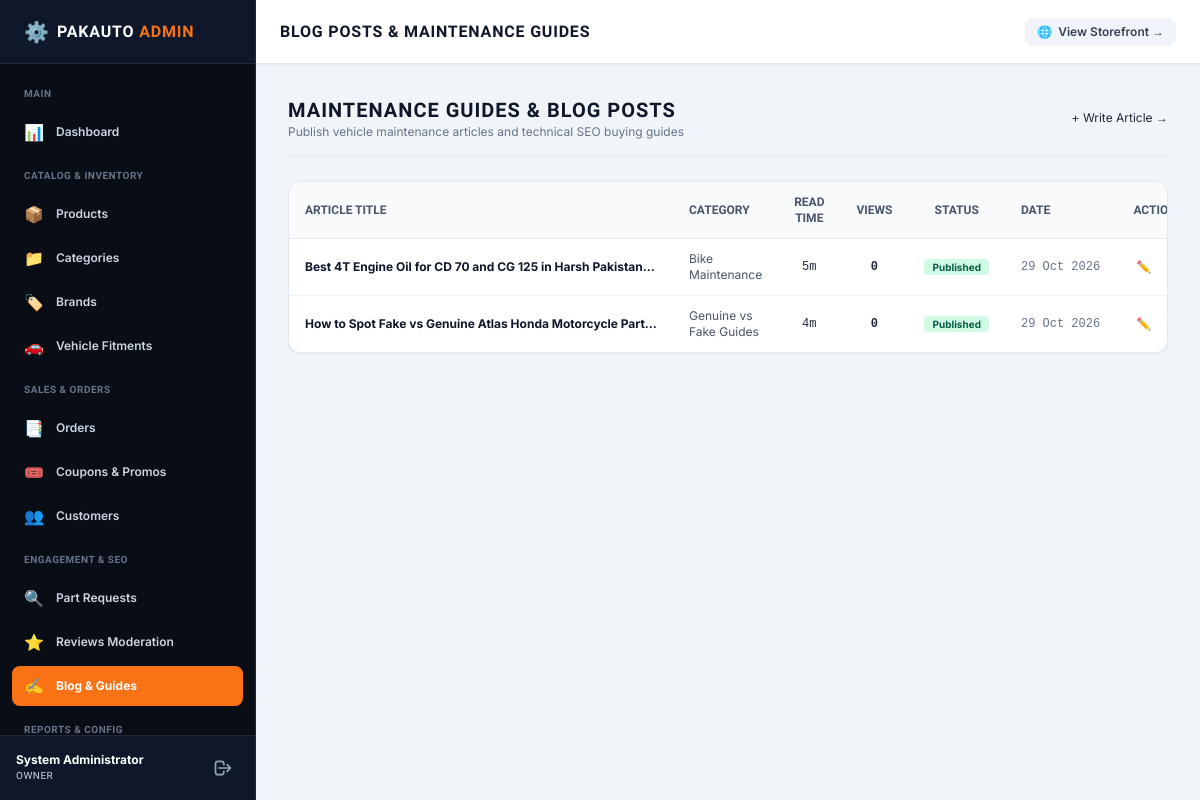
Screenshot of /admin/blog (signed in) with the database file from the repository.
### tables this page shows
CREATE TABLE `users` (
  `id` INT UNSIGNED AUTO_INCREMENT PRIMARY KEY,
  `name` VARCHAR(100) NOT NULL,
  `email` VARCHAR(150) NOT NULL UNIQUE,
  `password_hash` VARCHAR(255) NOT NULL,
  `role` ENUM('owner', 'manager', 'staff') NOT NULL DEFAULT 'staff',
  `failed_logins` TINYINT UNSIGNED NOT NULL DEFAULT 0,
  `lockout_until` DATETIME NULL,
  `created_at` DATETIME NOT NULL DEFAULT CURRENT_TIMESTAMP,
  `updated_at` DATETIME NOT NULL DEFAULT CURRENT_TIMESTAMP ON UPDATE CURRENT_TIMESTAMP,
  INDEX `idx_users_role` (`role`)
);

CREATE TABLE `blog_posts` (
  `id` INT UNSIGNED AUTO_INCREMENT PRIMARY KEY,
  `title` VARCHAR(220) NOT NULL,
  `slug` VARCHAR(240) NOT NULL UNIQUE,
  `excerpt` TEXT NULL,
  `content` LONGTEXT NOT NULL,
  `featured_image` VARCHAR(255) NULL,
  `category_id` INT UNSIGNED NULL,
  `tags` VARCHAR(200) NULL,
  `reading_time_min` TINYINT UNSIGNED NOT NULL DEFAULT 3,
  `focus_keyword` VARCHAR(100) NULL,
  `meta_title` VARCHAR(200) NULL,
  `meta_description` VARCHAR(300) NULL,
  `is_published` TINYINT(1) NOT NULL DEFAULT 1,
  `published_at` DATETIME NULL,
  `view_count` INT UNSIGNED NOT NULL DEFAULT 0,
  `created_at` DATETIME NOT NULL DEFAULT CURRENT_TIMESTAMP,
  `updated_at` DATETIME NOT NULL DEFAULT CURRENT_TIMESTAMP ON UPDATE CURRENT_TIMESTAMP,
  INDEX `idx_bp_pub` (`is_published`, `published_at`),
  CONSTRAINT `fk_bp_category` FOREIGN KEY (`category_id`) REFERENCES `blog_categories` (`id`) ON DELETE SET NULL
);

CREATE TABLE `blog_categories` (
  `id` INT UNSIGNED AUTO_INCREMENT PRIMARY KEY,
  `name` VARCHAR(100) NOT NULL,
  `slug` VARCHAR(120) NOT NULL UNIQUE,
  `created_at` DATETIME NOT NULL DEFAULT CURRENT_TIMESTAMP
);

### app/Views/admin/blog/index.php (the view, shortened to what the rows shown need)
<div class="space-y-6">
  <div class="flex items-center justify-between pb-4 border-b border-slate-200">
    <div>
      <h2 class="text-xl font-bold uppercase font-condensed tracking-wider text-slate-900">
        Maintenance Guides &amp; Blog Posts
      </h2>
    </div>
  </div>
  <div class="bg-white rounded-xl border border-slate-200 shadow-sm overflow-hidden">
    <div class="overflow-x-auto">
      <table class="w-full text-left text-xs">
        <thead class="bg-slate-50 text-slate-600 uppercase font-condensed font-bold border-b border-slate-200">
          <tr>
            <th class="py-3 px-4">Article Title</th>
            <th class="py-3 px-4">Category</th>
            <th class="py-3 px-4 text-center">Read Time</th>
            <th class="py-3 px-4 text-center">Views</th>
            <th class="py-3 px-4 text-center">Status</th>
            <th class="py-3 px-4">Date</th>
            <th class="py-3 px-4 text-right">Actions</th>
          </tr>
        </thead>
        <tbody class="divide-y divide-slate-100">
          <?php if (!empty($posts)): ?>
            <?php foreach ($posts as $post): ?>
              <tr class="hover:bg-slate-50">
                <td class="py-3 px-4 font-bold text-slate-900 max-w-sm truncate">
                  <a href="/blog/<?= e($post['slug']) ?>" target="_blank" class="hover:text-brand-600">
                    <?= e($post['title']) ?>
                  </a>
                </td>
                <td class="py-3 px-4 text-slate-600"><?= e($post['category_name'] ?? 'General') ?></td>
                <td class="py-3 px-4 text-center font-mono"><?= (int)$post['reading_time_min'] ?>m</td>
                <td class="py-3 px-4 text-center font-mono font-bold"><?= number_format((float)$post['view_count']) ?></td>
                <td class="py-3 px-4 text-center">
                  <?php if ((int)$post['is_published'] === 1): ?>
                    <span class="px-2 py-0.5 bg-emerald-100 text-emerald-800 text-[10px] font-bold rounded">Published</span>
                  <?php else: ?>
                    <span class="px-2 py-0.5 bg-slate-100 text-slate-600 text-[10px] font-bold rounded">Draft</span>
                  <?php endif; ?>
                </td>
                <td class="py-3 px-4 text-slate-500 font-mono whitespace-nowrap">
                  <?= \App\Helpers\Formatter::date($post['created_at'], 'd M Y') ?>
                </td>
                <td class="py-3 px-4 text-right whitespace-nowrap">
                  <div class="flex items-center justify-end gap-1.5">
                    <a href="/admin/blog/edit/<?= (int)$post['id'] ?>" class="p-1 text-slate-600 hover:text-brand-600" title="Edit">
                      ✏️
                    </a>
                    <form action="/admin/blog/delete/<?= (int)$post['id'] ?>" method="POST" onsubmit="return confirm('Delete article?');" class="inline">
                      <button type="submit" class="p-1 text-slate-400 hover:text-rose-600" title="Delete">
                      </button>
                    </form>
                  </div>
                </td>
              </tr>
            <?php endforeach; ?>
          <?php else: ?>
            <tr>
              <td colspan="7" class="py-8 text-center text-slate-400">No blog articles published yet.</td>
            </tr>
          <?php endif; ?>
        </tbody>
      </table>
    </div>
  </div>
</div>

### app/Views/partials/admin_sidebar.php (shortened to what the rows shown need)
<?php
  $user = \App\Core\Auth::user();
?>
<aside class="w-64 bg-chassis-950 text-slate-300 flex flex-col flex-shrink-0 border-r border-slate-800 min-h-screen">
  <div class="p-4 bg-slate-900 border-t border-slate-800 flex items-center justify-between text-xs">
    <div>
      <div class="font-bold text-white"><?= e($user['name'] ?? 'Admin') ?></div>
      <div class="text-[10px] text-brand-400 uppercase font-condensed tracking-wider"><?= e($user['role'] ?? 'Staff') ?></div>
    </div>
  </div>
</aside>

### rows the page displays
users: name "System Administrator", role "OWNER"
blog_posts: title "Best 4T Engine Oil for CD 70 and CG 125 in Harsh Pakistan…", category.name "Bike Maintenance", reading_time_min "5", view_count "0", is_published "Published", created_at "29 Oct 2026"
blog_posts: title "How to Spot Fake vs Genuine Atlas Honda Motorcycle Part…", category.name "Genuine vs Fake Guides", reading_time_min "4", view_count "0", is_published "Published", created_at "29 Oct 2026"

### other values shown
$page_title "BLOG POSTS & MAINTENANCE GUIDES"
